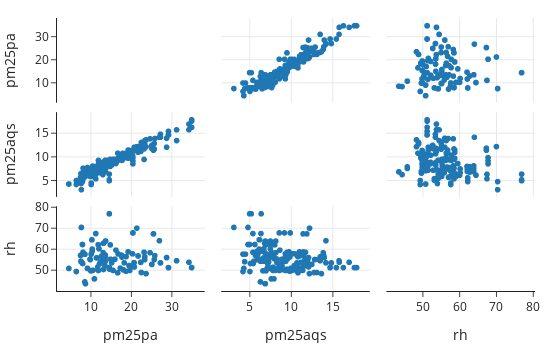

Notebook source saved alongside this figure:
### Markdown cell above
These four plots show a linear relationship between the two sources of air quality measurements. And, the slopes appear to be similar, which means that a multiple linear model may fit well. It's difficult to see from these plots if the relative humidity affects the intercept much. 

We also want to examine the pairwise scatter plots between the three features. When two explanatory features are highly correlated, their coefficients in the model may be unstable.  While linear relationships between three or more features may not show up in pairwise plots, it's still a good idea to check.

### Code cell
fig = px.scatter_matrix(GA[['pm25pa', 'pm25aqs', 'rh']],
                 width=550, height=350)
    
fig.update_traces(diagonal_visible=False)
fig.show()

### Figure 1 — Plotly figure (JSON) as saved in the notebook; plotly's stock layout.template omitted (floating-point values rounded to 4 significant figures; data arrays with more than 128 entries replaced by an {"elided": "..."} marker saying what was removed)
{"data": [{"diagonal": {"visible": false}, "dimensions": [{"axis": {"matches": true}, "label": "pm25pa", "values": {"elided": "176 float values"}}, {"axis": {"matches": true}, "label": "pm25aqs", "values": {"elided": "176 float values"}}, {"axis": {"matches": true}, "label": "rh", "values": {"elided": "176 float values"}}], "hovertemplate": "%{xaxis.title.text}=%{x}<br>%{yaxis.title.text}=%{y}<extra></extra>", "legendgroup": "", "marker": {"color": "#1F77B4", "symbol": "circle"}, "name": "", "showlegend": false, "type": "splom"}], "layout": {"dragmode": "select", "height": 350, "legend": {"tracegroupgap": 0}, "width": 550, "xaxis": {"autorange": true, "range": [1.023, 38.44], "type": "linear"}, "xaxis2": {"autorange": true, "range": [1.384, 19.62], "type": "linear"}, "xaxis3": {"autorange": true, "range": [39.7, 80.84], "type": "linear"}, "yaxis": {"autorange": true, "range": [1.023, 38.44], "type": "linear"}, "yaxis2": {"autorange": true, "range": [1.384, 19.62], "type": "linear"}, "yaxis3": {"autorange": true, "range": [39.7, 80.84], "type": "linear"}}}
